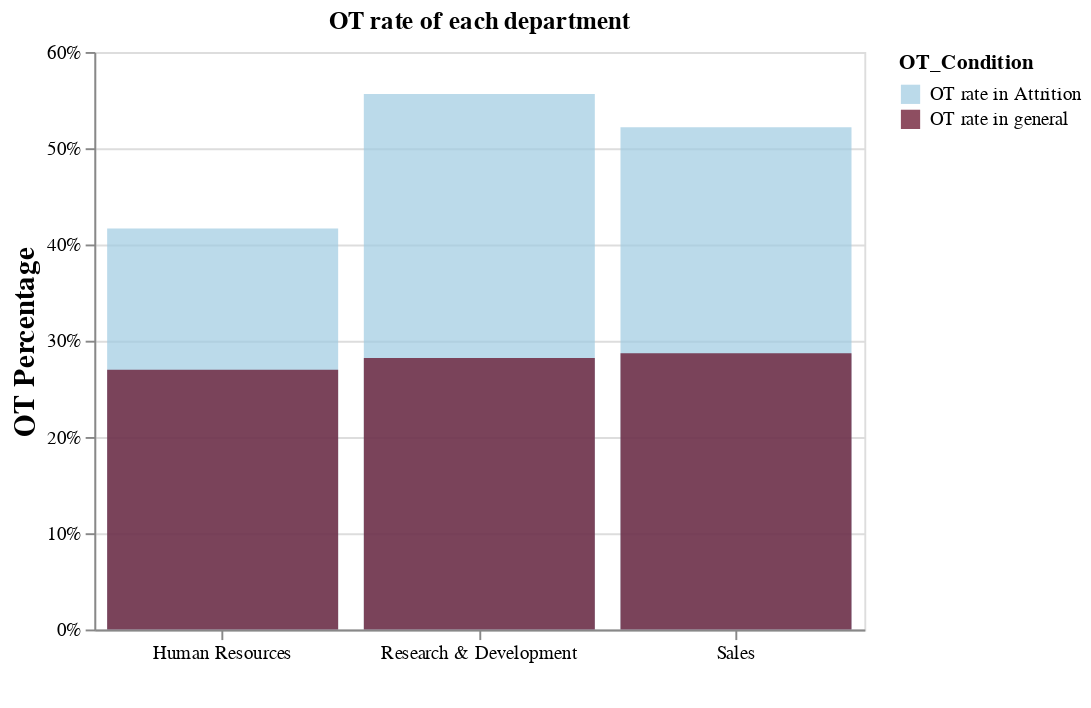

The notebook cell this image was saved under:
### Code cell
# Overtime condition by Department
import altair as alt
df_ot = df_dept_left[['Department', 'attri_ot_pencent', 'general_ot_pencent']]
df_ot.columns=['Department', 'OT rate in Attrition', 'OT rate in general']
df_ot = pd.melt(df_ot, id_vars=['Department'], value_vars=['OT rate in Attrition', 'OT rate in general'],
                var_name='OT_Condition', value_name='Percentage')

# df_ot.columns=['Department', 'OT rate in Attrition', 'OT rate in general']

general_ot = alt.Chart(df_ot).mark_bar(opacity=0.7).encode(
    x = alt.X('Department:N', axis=alt.Axis(labelAngle=0, titleFontSize=15, title=" ")),
    y = alt.Y('Percentage:Q', axis= alt.Axis(title= 'OT Percentage',titleFontSize=15, format='.0%'), stack=None),
    color = alt.Color("OT_Condition:N", 
                        scale = alt.Scale(range=['#9ECAE1', '#5e041f']))
).properties(
    width = 400,
    height = 300
).properties(
    title='OT rate of each department'
)
general_ot

### Figure 1 — Vega-Lite specification as saved in the notebook (floating-point values rounded to 4 significant figures)
{"config": {"view": {"continuousWidth": 400, "continuousHeight": 300}}, "data": {"name": "data-a235a18cb5b1826649135e445f172354"}, "mark": {"type": "bar", "opacity": 0.7}, "encoding": {"color": {"type": "nominal", "field": "OT_Condition", "scale": {"range": ["#9ECAE1", "#5e041f"]}}, "x": {"type": "nominal", "axis": {"labelAngle": 0, "title": " ", "titleFontSize": 15}, "field": "Department"}, "y": {"type": "quantitative", "axis": {"format": ".0%", "title": "OT Percentage", "titleFontSize": 15}, "field": "Percentage", "stack": null}}, "height": 300, "title": "OT rate of each department", "width": 400, "$schema": "https://vega.github.io/schema/vega-lite/v4.8.1.json", "datasets": {"data-a235a18cb5b1826649135e445f172354": [{"Department": "Human Resources", "OT_Condition": "OT rate in Attrition", "Percentage": 0.4167}, {"Department": "Research & Development", "OT_Condition": "OT rate in Attrition", "Percentage": 0.5564}, {"Department": "Sales", "OT_Condition": "OT rate in Attrition", "Percentage": 0.5217}, {"Department": "Human Resources", "OT_Condition": "OT rate in general", "Percentage": 0.2698}, {"Department": "Research & Development", "OT_Condition": "OT rate in general", "Percentage": 0.282}, {"Department": "Sales", "OT_Condition": "OT rate in general", "Percentage": 0.287}]}}
